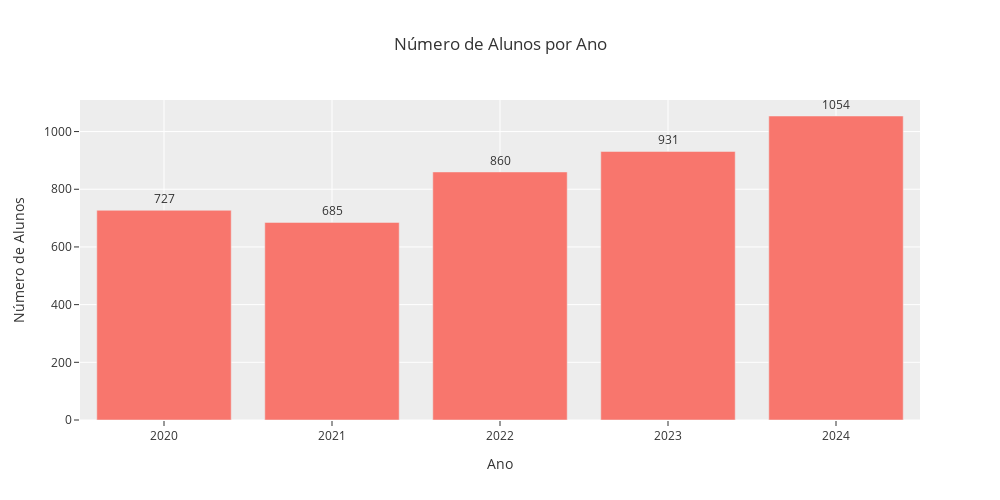

Here is the notebook cell this chart was saved with:
### Code cell
# Contar o número de alunos por ano
alunos_por_ano = treated_data.groupby('ANO').size().reset_index(name='Count')

# Fazer o plot
fig = px.bar(alunos_por_ano, x='ANO', y='Count', title='Número de Alunos por Ano', template='ggplot2')
fig.update_layout(xaxis_title='Ano', yaxis_title='Número de Alunos', width=1000, height=500)
fig.update_traces(texttemplate='%{y}', textposition='outside')
fig.show()

### Figure 1 — Plotly figure (JSON) as saved in the notebook; plotly's stock layout.template omitted (floating-point values rounded to 4 significant figures)
{"data": [{"alignmentgroup": "True", "hovertemplate": "ANO=%{x}<br>Count=%{y}<extra></extra>", "legendgroup": "", "marker": {"color": "#F8766D", "pattern": {"shape": ""}}, "name": "", "offsetgroup": "", "orientation": "v", "showlegend": false, "textposition": "outside", "texttemplate": "%{y}", "type": "bar", "x": [2020, 2021, 2022, 2023, 2024], "xaxis": "x", "y": [727, 685, 860, 931, 1054], "yaxis": "y"}], "layout": {"barmode": "relative", "height": 500, "legend": {"tracegroupgap": 0}, "title": {"text": "Número de Alunos por Ano"}, "width": 1000, "xaxis": {"anchor": "y", "domain": [0, 1], "title": {"text": "Ano"}}, "yaxis": {"anchor": "x", "domain": [0, 1], "title": {"text": "Número de Alunos"}}}}
